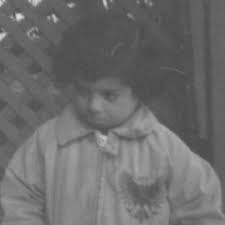
%> input picture MATLABwork/mprogram/picture1.jpg, 225 x 225 px
$ octave xianxingbianhuan.m   (GNU Octave 9; MATLAB toolbox functions it lacks are replaced by stand-ins)
%> lines starting %> are read from the running program, lines starting %| are printed output that depends on the picture
clear all
close all
clc
%盄俶曹遙崝樓勤掀僅炎
X1=imread('picture1.jpg');
%> X1 is the input picture: size 225x225x3 uint8; min 73, max 224, mean 108.6
figure,imshow(X1)
f0=0;g0=0;
f1=70;g1=30;
f2=180;g2=230;
f3=255;g3=255;
figure,plot([f0,f1,f2,f3],[g0,g1,g2,g3])
axis tight,xlabel('f'),ylabel('g')
title('intensity transformation')
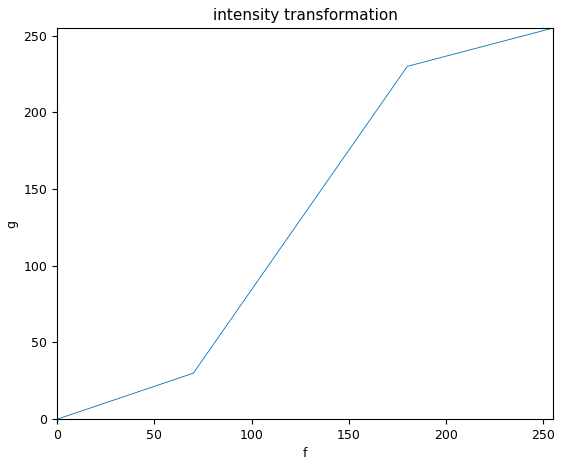
%> figure redrawn from the program's plot data

r1=(g1-g0)/(f1-f0);
b1=g0-r1*f0;
r2=(g2-g1)/(f2-f1);
b2=g1-r2*f1;
r3=(g3-g2)/(f3-f2);
b3=g2-r3*f2;
xgray=rgb2gray(X1);
[m,n]=size(xgray);
%> m = 225; n = 225
X2=double(xgray);
for i=1:m
    for j=1:n
        f=X2(i,j);
        g(i,j)=0;
        if (f>=0)&(f<=f1)
            g(i,j)=r1*f+b1;
        elseif (f>=f1)&(f<=f2)
            g(i,j)=r2*f+b2;
        elseif (f>=f2)&(f<=f3)
            g(i,j)=r3*f+b3;

        end
    end
end
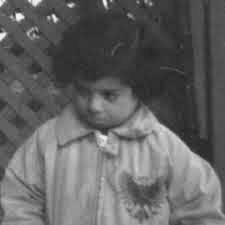
%> g: size 225x225 double; min 35.45, max 244.7, mean 100.1

figure,imshow(mat2gray(g))

f0=0,g0=0;
f1=10,g1=5;
f2=160,g2=240
f3=255,g3=255
figure,plot([f0,f1,f2,f3],[g0,g1,g2,g3])
axis tight,xlabel('f'),ylabel('g')
title('intensity transformation')

$ run again, with MATLABwork/mprogram/picture3.jpg copied over MATLABwork/mprogram/picture1.jpg
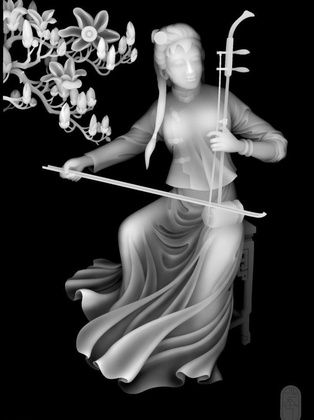
%> input picture MATLABwork/mprogram/picture3.jpg, 314 x 420 px, shrunk from 722 x 966 before the run
%> X1 is the input picture: size 420x314 uint8; min 0, max 255, mean 56
%> after the loop `for i=1:m`:
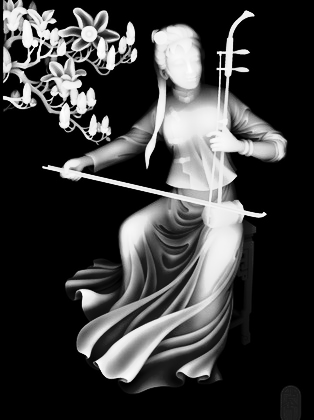
%> g: size 420x314 double; min 0, max 255, mean 59.2
